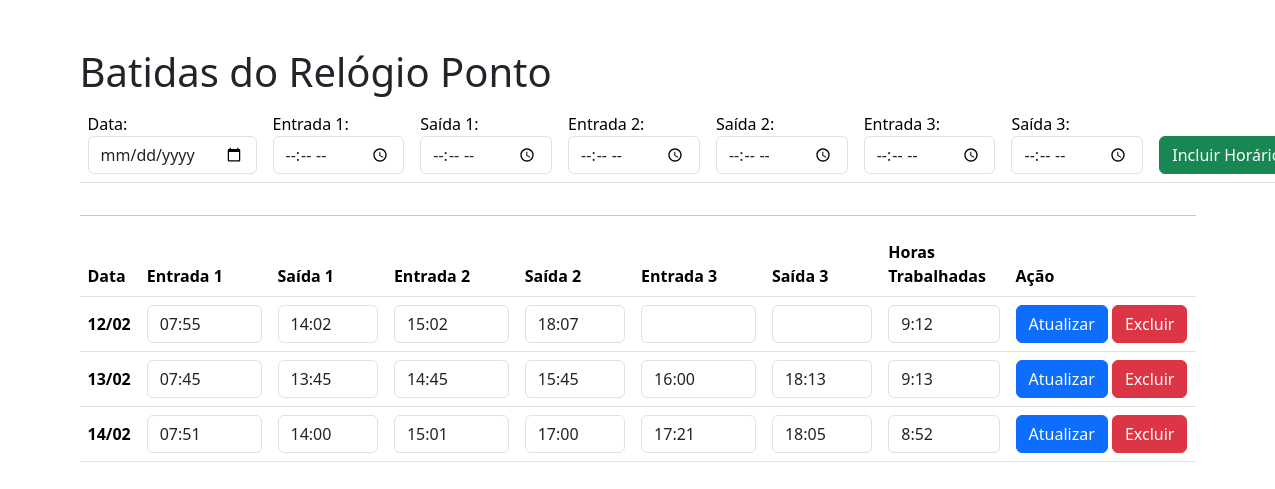
The page /adicionar_horario/ on the database as committed earlier.
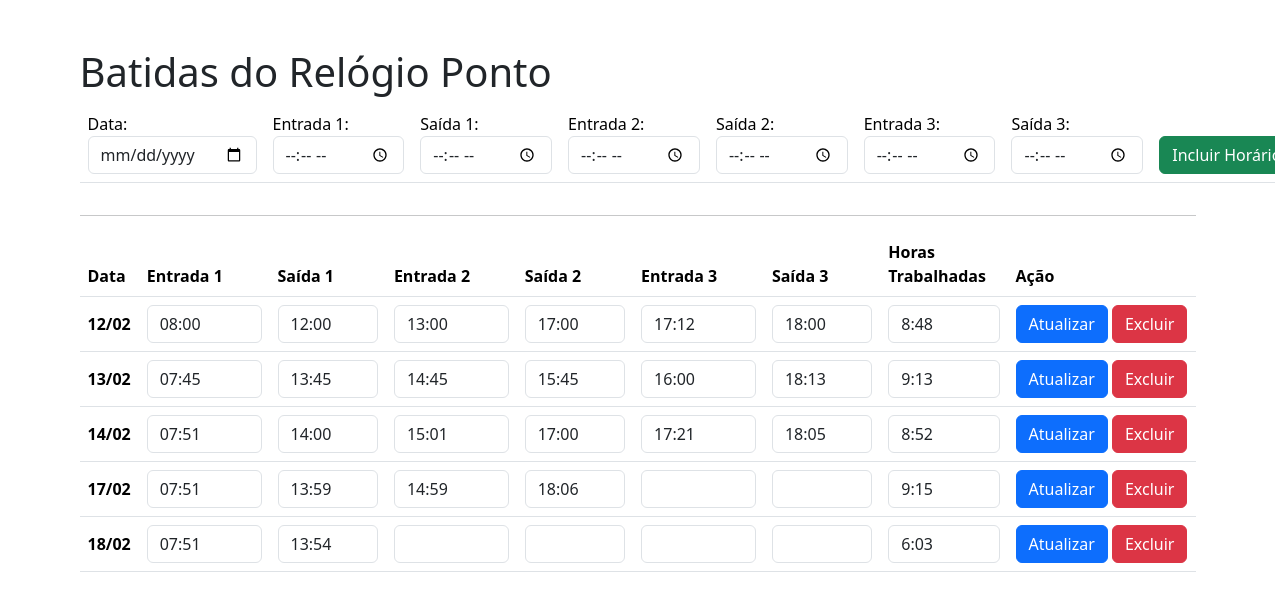
The same page on the database as committed later.
### relogio_ponto/models.py (models this page shows)
class Horario(models.Model):
    entrada_1 = models.DateTimeField()
    saida_1 = models.DateTimeField(null=True)
    entrada_2 = models.DateTimeField(null=True)
    saida_2 = models.DateTimeField(null=True)
    entrada_3 = models.DateTimeField(null=True)
    saida_3 = models.DateTimeField(null=True)

### relogio_ponto/views.py (the view, shortened to what this page needs)
# urls.py: path('adicionar_horario/', views.adicionar_horario, name='adicionar_horario'),
def adicionar_horario(request):
    if request.method == 'GET':
        horarios = Horario.objects.all().order_by('entrada_1')
        return render(request, 'adicionar_horarios.html', {'horarios': horarios})

### relogio_ponto/templates/adicionar_horarios.html (shortened to what this page needs)
<!doctype html>
<html lang="en">
  <head>
    <link href="https://cdn.jsdelivr.net/npm/bootstrap@5.3.3/dist/css/bootstrap.min.css" rel="stylesheet">
  </head>
  <body>
    {% load custom_tags %}
    <div class="container">
        <br><br>
        <h1>Batidas do Relógio Ponto</h1>
        <div style="display: flex; flex-wrap: nowrap;">
            <table class="table">
                <form action="{% url 'adicionar_horario' %}" method="POST"> {% csrf_token %}
                    <tr>
                        <td class="coluna">
                            <label for="">Data:</label>
                            <input type="date" name="data" class="form-control">
                        </td>
                        <td class="coluna">
                            <label for="">Entrada 1:</label>
                            <input type="time" name="entrada_1" class="form-control" placeholder="Digite a Entrada 1">
                        </td>
                        <td class="coluna">
                            <label for="">Saída 1:</label>
                            <input type="time" name="saida_1" class="form-control" placeholder="Digite a Saída 1">
                        </td>
                        <td class="coluna">
                            <label for="">Entrada 2:</label>
                            <input type="time" name="entrada_2" class="form-control" placeholder="Digite a Entrada 2">
                        </td>
                        <td class="coluna">
                            <label for="">Saída 2:</label>
                            <input type="time" name="saida_2" class="form-control" placeholder="Digite a Saída 2">
                        </td>
                        <td class="coluna">
                            <label for="">Entrada 3:</label>
                            <input type="time" name="entrada_3" class="form-control" placeholder="Digite a Entrada 3">
                        </td>
                        <td class="coluna">
                            <label for="">Saída 3:</label>
                            <input type="time" name="saida_3" class="form-control" placeholder="Digite a Saída 3">
                        </td>
                        <td class="coluna" style="vertical-align: bottom;">
                            <input type="submit" value="Incluir Horário" class="btn btn-success">
                        </td>
                    </tr>
                </form>
            </table>
        </div>
        <hr>
        <div style="display: flex; flex-wrap: nowrap;">
            <table class="table">
                <thead>
                <tr>
                    <th scope="col">Data</th>
                    <th scope="col">Entrada 1</th>
                    <th scope="col">Saída 1</th>
                    <th scope="col">Entrada 2</th>
                    <th scope="col">Saída 2</th>
                    <th scope="col">Entrada 3</th>
                    <th scope="col">Saída 3</th>
                    <th scope="col">Horas Trabalhadas</th>
                    <th scope="col">Ação</th>
                </tr>
                </thead>
                <tbody>
                    {% for i in horarios %}
                    <tr>
                        <form action="{% url 'atualizar_horario' i.id %}" method="POST"> {% csrf_token %}
                        <th class="coluna">{{i.entrada_1|date:'d/m'}}</th>
                        <td class="coluna">
                            <input type="text" name="entrada_1" value="{{i.entrada_1|time:'H:i'}}" class="form-control">
                        </td>
                        <td class="coluna">
                            <input type="text" name="saida_1" value="{{i.saida_1|time:'H:i'}}" class="form-control">
                        </td>
                        <td class="coluna">
                            <input type="text" name="entrada_2" value="{{i.entrada_2|time:'H:i'}}" class="form-control">
                        </td>
                        <td class="coluna">
                            <input type="text" name="saida_2" value="{{i.saida_2|time:'H:i'}}" class="form-control">
                        </td>
                        <td class="coluna">
                            <input type="text" name="entrada_3" value="{{i.entrada_3|time:'H:i'}}" class="form-control">
                        </td>
                        <td class="coluna">
                            <input type="text" name="saida_3" value="{{i.saida_3|time:'H:i'}}" class="form-control">
                        </td>
                        <td class="coluna">
                            <label for="" class="form-control">{% calcular_diferenca_horario i.entrada_1|date:"H:i" i.saida_1|date:"H:i" i.entrada_2|date:"H:i" i.saida_2|date:"H:i" i.entrada_3|date:"H:i" i.saida_3|date:"H:i" %}</label>
                        </td>
                        <td class="coluna">
                            <input type="submit" value="Atualizar" class="btn btn-primary"></input>
                            <a href="{% url 'excluir_horario' i.id %}" class="btn btn-danger">Excluir</a>
                        </td>
                        </form>
                    </tr>
                    {% endfor %}
                </tbody>
            </table>
        </div>
    </div>
  </body>
</html>

### relogio_ponto/templates/adicionar_horarios.html (style rules this page uses)
.coluna { flex: 1; white-space: nowrap; vertical-align: middle; }

Rows that differ between the two databases and show on the page:
changed Horario (number 1 of 5 on the later page): entrada_1 "07:55" → "08:00"; saida_1 "14:02" → "12:00"; entrada_2 "15:02" → "13:00"; saida_2 "18:07" → "17:00"; entrada_3 (not shown) → "17:12"; saida_3 (not shown) → "18:00"; entrada_1+saida_1+entrada_2 "9:12" → "8:48"
added Horario: entrada_1 "17/02", entrada_1 "07:51", saida_1 "13:59", entrada_2 "14:59", saida_2 "18:06", entrada_1+saida_1+entrada_2 "9:15"
added Horario: entrada_1 "18/02", entrada_1 "07:51", saida_1 "13:54", entrada_1+saida_1+entrada_2 "6:03"
